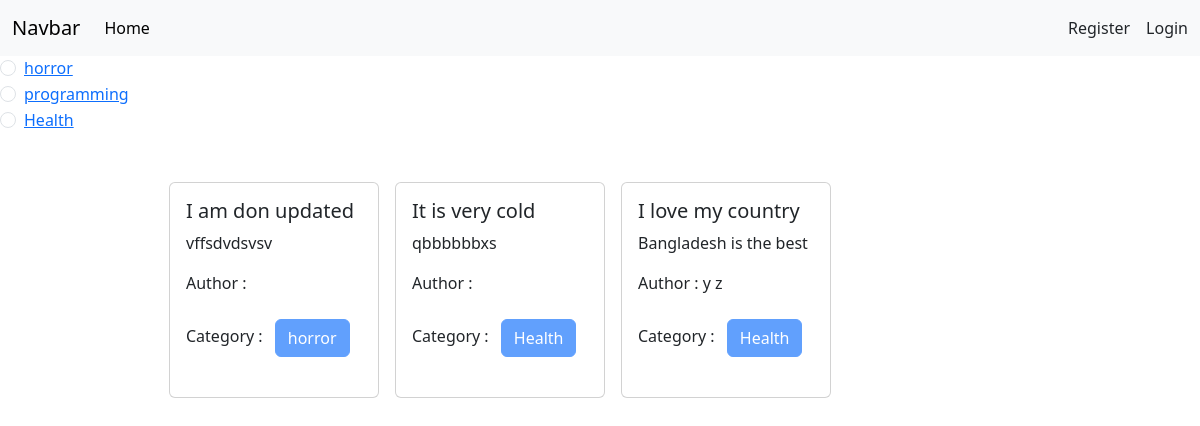
The page / on the database its author committed.
### categories/models.py (models this page shows, shortened)
class Category(models.Model):
    name = models.CharField(max_length=100)
    slug = models.SlugField(max_length=100,unique=True, null=True, blank=True)

### posts/models.py (models this page shows, shortened)
class Post(models.Model):
    title = models.CharField(max_length=50)
    content = models.TextField()
    category = models.ManyToManyField(Category)
    author = models.ForeignKey(User, on_delete=models.CASCADE)

### blog_project/views.py (the view)
# urls.py: 2. Add a URL to urlpatterns:  path('', views.home, name='home')
def home(request, category_slug=None):
    data = Post.objects.all()
    if category_slug is not None:
        category = Category.objects.get(slug=category_slug)
        data = Post.objects.filter(category=category)
    categories = Category.objects.all()
    return render(request, 'home.html', {'data' : data,'category': categories})

### templates/home.html
{% extends "base.html" %}
{% block content %}
<div>
  <div class="col-2">
    {% for cat  in category %}
    <div class="form-check">
      <input
        type="radio"
        class="form-check-input"
        name="category"
        id="{{cat.id}}"
      />
      <label for="{{cat.id}}" class="form-check-label">
        <a href="{% url "category_wise_post" cat.slug %}">{{cat.name}}</a>
      </label>
    </div>
    {% endfor %}
  </div>
  <div>
    <div class="col-10 d-flex flex-wrap justify-content-center px-5 pt-5">
      {% for post in data %}
      <div class="col-sm-3 mb-3 mb-sm-0">
          <div class="card mx-2">
            <div class="card-body">
              <h5 class="card-title">{{post.title}}</h5>
              <p class="card-text">{{post.content}}</p>
              <p>Author : {{post.author.first_name}} {{post.author.last_name}}</p>
              <p>Category : {% for cat in post.category.all %}
                  <button class="btn btn-primary m-2 disabled">{{cat.name}}</button>
                  {% endfor %}</p>
            </div>
          </div>
        </div>
      {% endfor %}
  </div>
  </div>
</div>
{% endblock  %}

### templates/base.html (shortened to what this page needs)
<!DOCTYPE html>
<html lang="en">
<head>
    <link href="https://cdn.jsdelivr.net/npm/bootstrap@5.3.2/dist/css/bootstrap.min.css" rel="stylesheet">
</head>
<body>
    <nav class="navbar navbar-expand-lg bg-body-tertiary">
        <div class="container-fluid">
          <a class="navbar-brand" href="#">Navbar</a>
          <div class="collapse navbar-collapse" id="navbarSupportedContent">
            <ul class="navbar-nav me-auto mb-2 mb-lg-0">
              <li class="nav-item">
                <a class="nav-link active" aria-current="page" href="{% url "homepage" %}">Home</a>
              </li>
            </ul>
            <div class="d-flex" role="search">
                {% if user.is_authenticated  %}
                <a class=" btn btn-success" href="{% url "profile" %}">Profile</a>
                <a class=" btn btn-danger" href="{% url "user_logout" %}">Logout</a>
                {% else %}
                <a class="nav-link btn btn-warning mx-3" href="{% url "register" %}">Register</a>
                <a class="nav-link btn btn-success" href="{% url "user_login" %}">Login</a>
                {% endif %}
            </div>
          </div>
        </div>
      </nav>
      {% block content %}
      {% endblock %}
</body>
</html>

### rows shown on the page
Category: name "horror"
Category: name "programming"
Category: name "Health"
Post: title "I am don updated", content "vffsdvdsvsv"
Post: title "It is very cold", content "qbbbbbbxs"
Post: title "I love my country", content "Bangladesh is the best", author.first_name "y", author.last_name "z"
